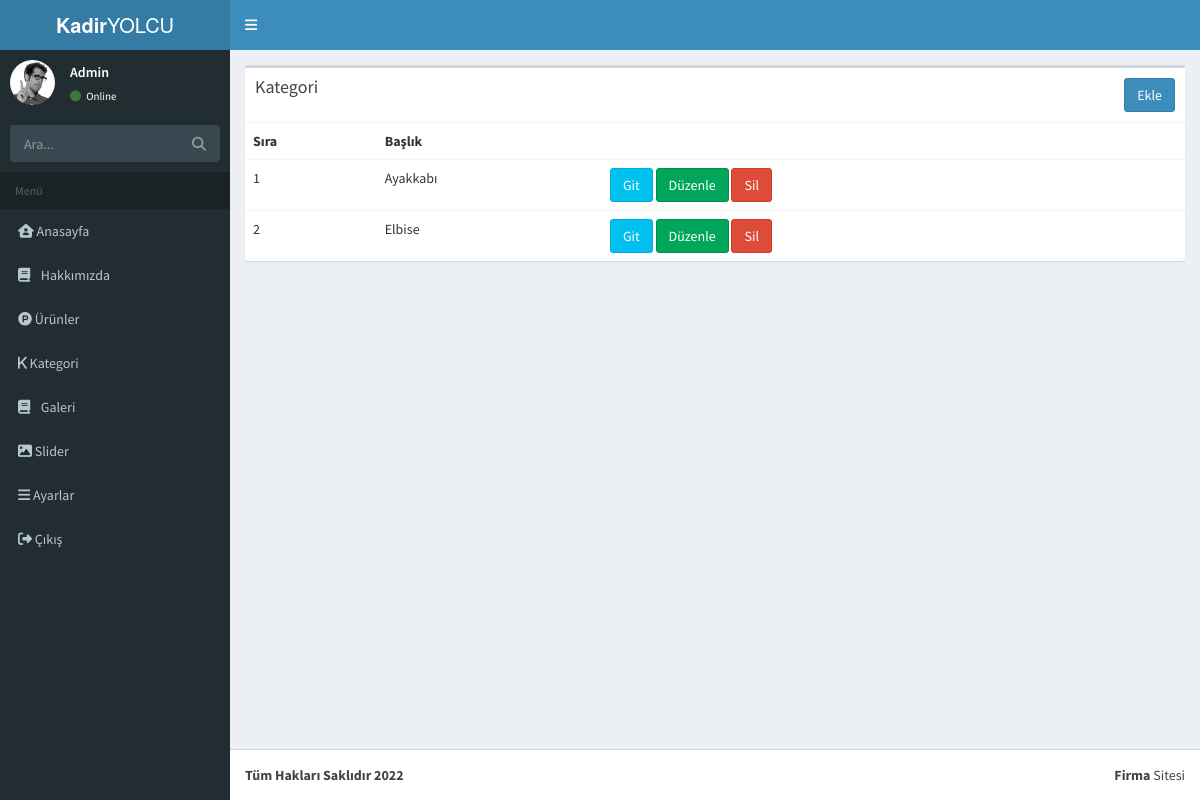
The app's page /Admin/kategori.php (signed in) with its own data.
### tables this page shows
CREATE TABLE `kategori` (
  `id` int(11) NOT NULL,
  `baslik` varchar(250) NOT NULL,
  `sira` int(11) NOT NULL
);

### Admin/kategori.php (the view, shortened to what this page needs)
<?php
require_once 'header.php';
require_once 'sidebar.php';
 ?>
  <div class="content-wrapper">
    <section class="content">
      <div class="row">
        <section class="col-lg-12 connectedSortable">
          <div class="row">
            <div class="col-xs-12">
              <div class="box">
                <div class="box-header">
                  <h3 class="box-title">Kategori</h3>
                  <a href="kategoriekle.php" style="float:right;">
                     <button type="submit" class="btn btn-primary" >Ekle</button>
                  </a>
                </div>
                <div class="box-body table-responsive no-padding">
                  <table class="table table-hover">
                    <tr>
                      <th>Sıra</th>
                      <th>Başlık</th>
                      <th></th>
                    </tr>
                    <?php
                    $kategori=$db->prepare("SELECT * FROM kategori");
                    $kategori->execute();
                    while ($kategoricek=$kategori->fetch(PDO::FETCH_ASSOC)) {    ?>
                    <tr>
                      <td><?php echo $kategoricek['sira']; ?></td>
                      <td><?php echo $kategoricek['baslik']; ?></td>
                      <td>
                        <a href="altkategori.php?id=<?php echo $kategoricek['id']; ?>" class="btn btn-info sm">Git</a>
                        <a href="kategoriduzenle.php?id=<?php echo $kategoricek['id'];?>" class="btn btn-success sm">Düzenle</a>
                        <a href="model.php?kategorisil&id=<?php echo $kategoricek['id'];?>" class="btn btn-danger sm">Sil</a>
                      </td>
                    </tr>
                    <?php   } ?>
                  </table>
                </div>
              </div>
            </div>
          </div>
        </section>
      </div>
    </section>
  </div>
  <?php require_once 'footer.php'; ?>

### records on screen
kategori: sira "1", baslik "Ayakkabı"
kategori: sira "2", baslik "Elbise"
